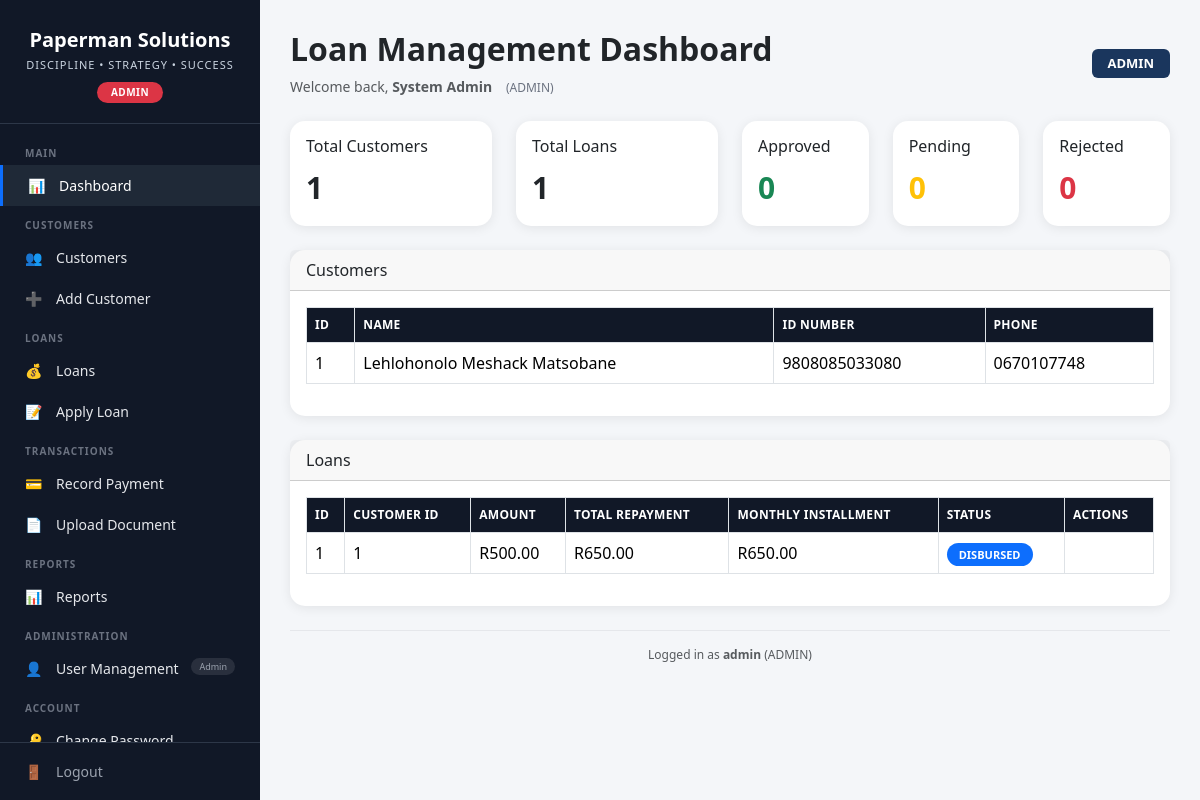
The app's page /dashboard (signed in) with its own data.
### app/models/user.py (models this page shows)
class User(Base):
    __tablename__ = "users"
    id = Column(Integer, primary_key=True, index=True)
    username = Column(String(50), unique=True, nullable=False)
    hashed_password = Column(String(200), nullable=False)
    full_name = Column(String(100))
    role = Column(String(20), default="loan_officer")  # admin, manager, loan_officer
    is_active = Column(Boolean, default=True)
    created_at = Column(DateTime(timezone=True), server_default=func.now())
    updated_at = Column(DateTime(timezone=True), onupdate=func.now())

### app/models/customer.py (models this page shows)
class Customer(Base):
    __tablename__ = "customers"
    id = Column(Integer, primary_key=True, index=True)
    first_name = Column(String(100), nullable=False)
    last_name = Column(String(100), nullable=False)
    id_number = Column(String(50), unique=True, nullable=False, index=True)
    phone = Column(String(20), nullable=False)
    email = Column(String(100), nullable=True)
    address = Column(String(200), nullable=True)
    employer = Column(String(100), nullable=True)
    monthly_income = Column(Float, default=0.0)
    is_blacklisted = Column(Boolean, default=False)
    created_at = Column(DateTime(timezone=True), server_default=func.now())
    updated_at = Column(DateTime(timezone=True), onupdate=func.now())
    loans = relationship("Loan", back_populates="customer", cascade="all, delete-orphan")
    documents = relationship("Document", back_populates="customer", cascade="all, delete-orphan")

### app/models/loan.py (models this page shows)
class Loan(Base):
    __tablename__ = "loans"
    id = Column(Integer, primary_key=True, index=True)
    customer_id = Column(Integer, ForeignKey("customers.id"), nullable=False)
    amount = Column(Float, nullable=False)
    term_months = Column(Integer, nullable=False)
    interest_rate = Column(Float, nullable=False)
    interest_amount = Column(Float, nullable=False)
    total_repayment = Column(Float, nullable=False)
    monthly_installment = Column(Float, nullable=False)
    status = Column(String(20), default="PENDING")
    balance_remaining = Column(Float, default=0.0)
    approval_date = Column(Date, nullable=True)
    disbursement_date = Column(Date, nullable=True)
    next_due_date = Column(Date, nullable=True)
    created_at = Column(DateTime(timezone=True), server_default=func.now())
    updated_at = Column(DateTime(timezone=True), onupdate=func.now())
    customer = relationship("Customer", back_populates="loans")
    payments = relationship("Payment", back_populates="loan", cascade="all, delete-orphan")
    documents = relationship("Document", back_populates="loan", cascade="all, delete-orphan")

### app/routers/dashboard.py (the view)
@router.get("/dashboard", response_class=HTMLResponse)
def dashboard(
    request: Request,
    db: Session = Depends(get_db),
    current_user: User = Depends(get_current_user)
):
    total_customers = db.query(Customer).count()
    total_loans = db.query(Loan).count()
    approved_loans = db.query(Loan).filter(Loan.status == "APPROVED").count()
    pending_loans = db.query(Loan).filter(Loan.status == "PENDING").count()
    rejected_loans = db.query(Loan).filter(Loan.status == "REJECTED").count()
    disbursed_loans = db.query(Loan).filter(Loan.status == "DISBURSED").count()
    completed_loans = db.query(Loan).filter(Loan.status == "COMPLETED").count()
    defaulted_loans = db.query(Loan).filter(Loan.status == "DEFAULTED").count()
    customers = db.query(Customer).all()
    loans = db.query(Loan).all()
    total_portfolio = db.query(Loan).with_entities(Loan.amount).all()
    total_portfolio_value = sum([loan.amount for loan in total_portfolio]) if total_portfolio else 0
    recent_loans = db.query(Loan).order_by(Loan.id.desc()).limit(5).all()
    fraud_alerts = db.query(FraudAlert).all()
    total_fraud_checks = len(fraud_alerts)
    high_risk_checks = len([f for f in fraud_alerts if f.risk_level == "HIGH"])
    medium_risk_checks = len([f for f in fraud_alerts if f.risk_level == "MEDIUM"])
    low_risk_checks = len([f for f in fraud_alerts if f.risk_level == "LOW"])
    overridden_checks = len([f for f in fraud_alerts if f.is_overridden])
    blocked_by_ai = len([f for f in fraud_alerts if f.ai_decision == "BLOCK" and not f.is_overridden])
    recent_fraud_alerts = db.query(FraudAlert).order_by(FraudAlert.id.desc()).limit(5).all()
    return templates.TemplateResponse("dashboard.html", {
        "request": request,
        "total_customers": total_customers,
        "total_loans": total_loans,
        "approved_loans": approved_loans,
        "pending_loans": pending_loans,
        "rejected_loans": rejected_loans,
        "disbursed_loans": disbursed_loans,
        "completed_loans": completed_loans,
        "defaulted_loans": defaulted_loans,
        "total_portfolio_value": total_portfolio_value,
        "customers": customers,
        "loans": loans,
        "recent_loans": recent_loans,
        "user": current_user,
        "total_fraud_checks": total_fraud_checks,
        "high_risk_checks": high_risk_checks,
        "medium_risk_checks": medium_risk_checks,
        "low_risk_checks": low_risk_checks,
        "overridden_checks": overridden_checks,
        "blocked_by_ai": blocked_by_ai,
        "recent_fraud_alerts": recent_fraud_alerts
    })

### app/templates/dashboard.html (shortened to what this page needs)
{% extends "base.html" %}
{% block content %}
<div class="d-flex justify-content-between align-items-center mb-4">
    <div>
        <h2 class="top-title">Loan Management Dashboard</h2>
        <p class="text-muted" style="font-size:14px; margin:0;">
            Welcome back, <strong>{{ user.full_name or user.username }}</strong>
            <span class="role-label">({{ user.role|replace('_', ' ')|upper }})</span>
        </p>
    </div>
    <div>
        <span class="badge" style="background:#1a365d; color:white; padding:8px 16px; font-size:13px;">
            {{ user.role|replace('_', ' ')|upper }}
        </span>
    </div>
</div>
<div class="row mb-4">
    <div class="col-md-3">
        <div class="card card-stat">
            <div class="card-body">
                <h6>Total Customers</h6>
                <div class="stat-number">{{ total_customers }}</div>
            </div>
        </div>
    </div>
    <div class="col-md-3">
        <div class="card card-stat">
            <div class="card-body">
                <h6>Total Loans</h6>
                <div class="stat-number">{{ total_loans }}</div>
            </div>
        </div>
    </div>
    <div class="col-md-2">
        <div class="card card-stat">
            <div class="card-body">
                <h6>Approved</h6>
                <div class="stat-number text-success">{{ approved_loans }}</div>
            </div>
        </div>
    </div>
    <div class="col-md-2">
        <div class="card card-stat">
            <div class="card-body">
                <h6>Pending</h6>
                <div class="stat-number text-warning">{{ pending_loans }}</div>
            </div>
        </div>
    </div>
    <div class="col-md-2">
        <div class="card card-stat">
            <div class="card-body">
                <h6>Rejected</h6>
                <div class="stat-number text-danger">{{ rejected_loans }}</div>
            </div>
        </div>
    </div>
</div>
<div class="card section-card mb-4">
    <div class="card-header">Customers</div>
    <div class="card-body">
        <div class="table-responsive">
            <table class="table table-bordered">
                <thead>
                    <tr>
                        <th>ID</th>
                        <th>Name</th>
                        <th>ID Number</th>
                        <th>Phone</th>
                    </tr>
                </thead>
                <tbody>
                    {% for customer in customers %}
                    <tr>
                        <td>{{ customer.id }}</td>
                        <td>{{ customer.first_name }} {{ customer.last_name }}</td>
                        <td>{{ customer.id_number }}</td>
                        <td>{{ customer.phone }}</td>
                    </tr>
                    {% else %}
                    <tr>
                        <td colspan="4" class="text-center text-muted">No customers found.</td>
                    </tr>
                    {% endfor %}
                </tbody>
            </table>
        </div>
    </div>
</div>
<div class="card section-card">
    <div class="card-header">Loans</div>
    <div class="card-body">
        <div class="table-responsive">
            <table class="table table-bordered">
                <thead>
                    <tr>
                        <th>ID</th>
                        <th>Customer ID</th>
                        <th>Amount</th>
                        <th>Total Repayment</th>
                        <th>Monthly Installment</th>
                        <th>Status</th>
                        <th>Actions</th>
                    </tr>
                </thead>
                <tbody>
                    {% for loan in loans %}
                    <tr>
                        <td>{{ loan.id }}</td>
                        <td>{{ loan.customer_id }}</td>
                        <td>R{{ "%.2f"|format(loan.amount) }}</td>
                        <td>R{{ "%.2f"|format(loan.total_repayment) }}</td>
                        <td>R{{ "%.2f"|format(loan.monthly_installment) }}</td>
                        <td>
                            {% if loan.status == "APPROVED" %}
                                <span class="badge-approved">APPROVED</span>
                            {% elif loan.status == "REJECTED" %}
                                <span class="badge-rejected">REJECTED</span>
                            {% elif loan.status == "DISBURSED" %}
                                <span class="badge-disbursed">DISBURSED</span>
                            {% elif loan.status == "COMPLETED" %}
                                <span class="badge-completed">COMPLETED</span>
                            {% elif loan.status == "DEFAULTED" %}
                                <span class="badge-defaulted">DEFAULTED</span>
                            {% else %}
                                <span class="badge-pending">PENDING</span>
                            {% endif %}
                        </td>
                        <td>
                        </td>
                    </tr>
                    {% else %}
                    <tr>
                        <td colspan="7" class="text-center text-muted">No loans found.</td>
                    </tr>
                    {% endfor %}
                </tbody>
            </table>
        </div>
    </div>
</div>
<div class="mt-4 text-center text-muted" style="font-size:12px; border-top:1px solid #e5e7eb; padding-top:15px;">
    <span>
        Logged in as <strong>{{ user.username }}</strong>
        ({{ user.role|replace('_', ' ')|upper }})
    </span>
</div>
{% endblock %}

### app/templates/base.html (shortened to what this page needs)
<!DOCTYPE html>
<html lang="en">
<head>
    <link href="https://cdn.jsdelivr.net/npm/bootstrap@5.3.3/dist/css/bootstrap.min.css" rel="stylesheet">
</head>
<body>
<div class="sidebar">
    <div class="sidebar-logo">
        <div class="company-name">Paperman Solutions</div>
        <div class="company-tagline">DISCIPLINE • STRATEGY • SUCCESS</div>
        {% if user %}
        <span class="user-role-badge {{ user.role }}">
            {{ user.role|replace('_', ' ')|upper }}
        </span>
        {% endif %}
    </div>
    <div class="sidebar-menu">
        <div class="menu-section">Main</div>
        <a href="/dashboard" class="{% if request.url.path == '/dashboard' %}active{% endif %}">
            <span class="icon">📊</span> Dashboard
        </a>
        <div class="menu-section">Customers</div>
        <a href="/customers/" class="{% if '/customers' in request.url.path and '/add' not in request.url.path %}active{% endif %}">
            <span class="icon">👥</span> Customers
        </a>
        <a href="/customers/add" class="{% if '/customers/add' in request.url.path %}active{% endif %}">
            <span class="icon">➕</span> Add Customer
        </a>
        <div class="menu-section">Loans</div>
        <a href="/loans/" class="{% if '/loans' in request.url.path and '/apply' not in request.url.path %}active{% endif %}">
            <span class="icon">💰</span> Loans
        </a>
        <a href="/loans/apply" class="{% if '/loans/apply' in request.url.path %}active{% endif %}">
            <span class="icon">📝</span> Apply Loan
        </a>
        <div class="menu-section">Transactions</div>
        <a href="/payments/record" class="{% if '/payments' in request.url.path %}active{% endif %}">
            <span class="icon">💳</span> Record Payment
        </a>
        <a href="/documents/upload" class="{% if '/documents' in request.url.path and '/upload' in request.url.path %}active{% endif %}">
            <span class="icon">📄</span> Upload Document
        </a>
        <div class="menu-section">Reports</div>
        <a href="/reports/" class="{% if '/reports' in request.url.path %}active{% endif %}">
            <span class="icon">📊</span> Reports
        </a>
        {% if user.role == 'admin' %}
        <div class="menu-section">Administration</div>
        <a href="/users/" class="{% if '/users' in request.url.path %}active{% endif %}">
            <span class="icon">👤</span> User Management
            <span class="badge-role">Admin</span>
        </a>
        {% endif %}
        <div class="menu-section">Account</div>
        <a href="/users/change-password" class="{% if '/users/change-password' in request.url.path %}active{% endif %}">
            <span class="icon">🔑</span> Change Password
        </a>
    </div>
    <div class="sidebar-footer">
        <a href="/auth/logout">
            <span class="icon">🚪</span> Logout
        </a>
    </div>
</div>
<div class="main-content">
    {% block content %}{% endblock %}
</div>
</body>
</html>

### app/templates/base.html (style rules this page uses)
* { margin: 0; padding: 0; box-sizing: border-box; }
body { background: #f4f6f9; font-family: 'Segoe UI', Tahoma, Geneva, Verdana, sans-serif; min-height: 100vh; }
.sidebar { width: 260px; height: 100vh; background: #111827; color: white; position: fixed; left: 0; top: 0; display: flex; flex-direction: column; overflow: hidden; }
.sidebar-logo { text-align: center; padding: 25px 15px 20px; border-bottom: 1px solid #2d3748; flex-shrink: 0; }
.company-name { font-size: 20px; font-weight: bold; color: white; }
.company-tagline { font-size: 11px; color: #cbd5e1; letter-spacing: 1px; margin-top: 2px; }
.user-role-badge { display: inline-block; padding: 3px 14px; border-radius: 12px; font-size: 10px; font-weight: 600; letter-spacing: 0.5px; text-transform: uppercase; margin-top: 8px; }
.user-role-badge.admin { background: #dc3545; color: white; }
.sidebar-menu { flex: 1; overflow-y: auto; padding: 10px 0; }
.sidebar-menu .menu-section { font-size: 10px; color: #6b7280; text-transform: uppercase; letter-spacing: 1px; padding: 12px 25px 4px; font-weight: 600; }
.sidebar-menu a { display: block; color: #e5e7eb; text-decoration: none; padding: 10px 25px; transition: 0.3s; font-size: 14px; }
.sidebar-menu a.active { background: #1f2937; color: white; border-left: 3px solid #0d6efd; }
.sidebar-menu a .icon { margin-right: 10px; }
.sidebar-menu a .badge-role { float: right; font-size: 9px; background: rgba(255, 255, 255, 0.1); padding: 2px 8px; border-radius: 10px; color: #9ca3af; }
.sidebar-footer { border-top: 1px solid #2d3748; padding: 8px 0; flex-shrink: 0; background: #111827; }
.sidebar-footer a { display: block; color: #9ca3af; text-decoration: none; padding: 10px 25px; transition: 0.3s; font-size: 14px; }
.sidebar-footer a .icon { margin-right: 10px; }
.main-content { margin-left: 260px; padding: 30px; min-height: 100vh; }
.card-stat { border: none; border-radius: 15px; box-shadow: 0 2px 12px rgba(0, 0, 0, 0.08); transition: 0.3s; }
.stat-number { font-size: 30px; font-weight: bold; }
.section-card { border: none; border-radius: 15px; box-shadow: 0 2px 12px rgba(0, 0, 0, 0.08); }
.table th { background: #111827; color: white; font-weight: 600; font-size: 12px; text-transform: uppercase; letter-spacing: 0.3px; }
.top-title { font-weight: 700; }
.badge-disbursed { background: #0d6efd; color: white; padding: 4px 12px; border-radius: 20px; font-size: 11px; font-weight: 600; }
.role-label { font-size: 12px; color: #6b7280; margin-left: 10px; }

### records on screen
User: role "ADMIN", full_name "System Admin", username "admin"
Customer: id "1", first_name "Lehlohonolo Meshack", last_name "Matsobane", id_number "9808085033080", phone "0670107748"
Loan: id "1", customer_id "1", amount "500.00", total_repayment "650.00", monthly_installment "650.00", status "DISBURSED"

### other values on screen
{{ total_customers }} "1"
{{ total_loans }} "1"
{{ approved_loans }} "0"
{{ pending_loans }} "0"
{{ rejected_loans }} "0"
